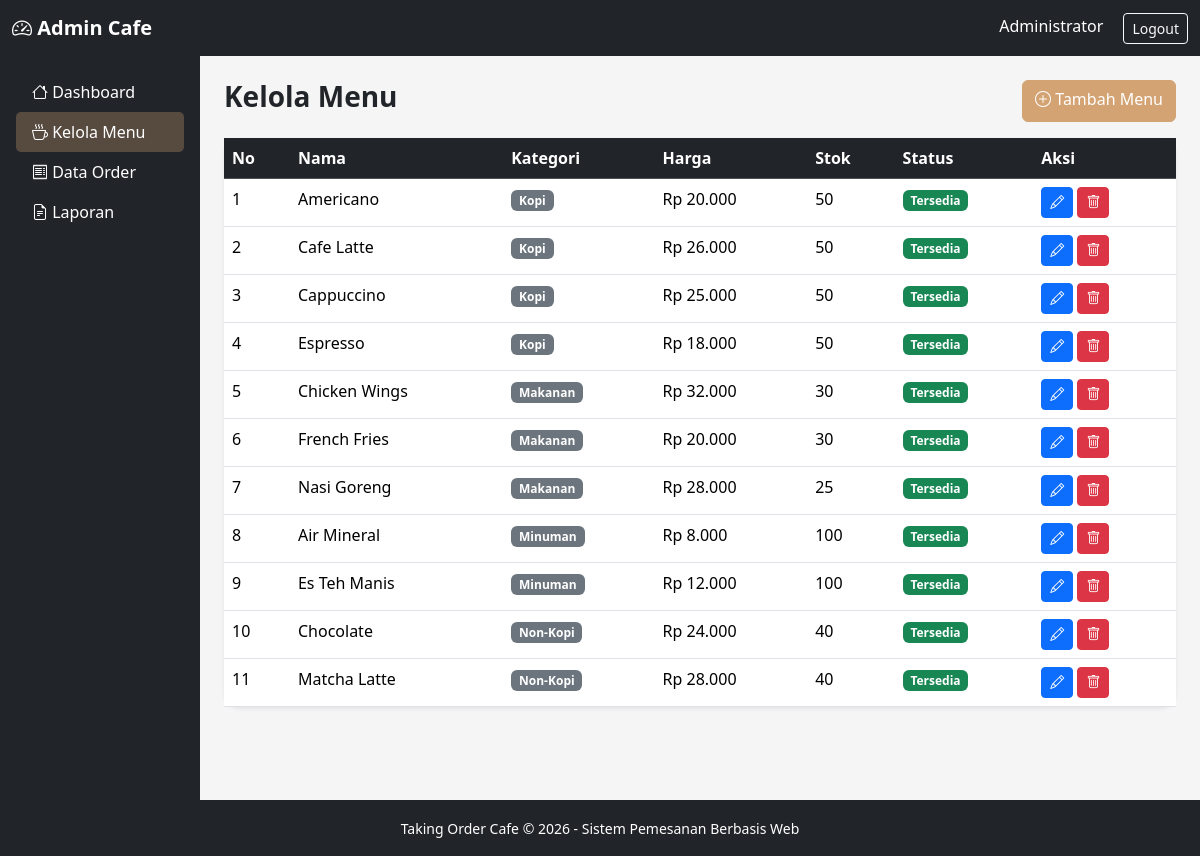
Page /admin/menu.php (signed in) on the committed database.
### tables this page shows
CREATE TABLE `menu` (
  `id` int(11) NOT NULL,
  `nama_menu` varchar(100) NOT NULL,
  `kategori` varchar(50) NOT NULL,
  `harga` decimal(10,2) NOT NULL,
  `deskripsi` text DEFAULT NULL,
  `stok` int(11) DEFAULT 0,
  `gambar` varchar(255) DEFAULT NULL,
  `status` enum('tersedia','habis') DEFAULT 'tersedia'
);

### config/koneksi.php (called while the page is built, shortened)
<?php
function rupiah($angka) {
    return "Rp " . number_format($angka, 0, ',', '.');
}
?>

### admin/menu.php (the view, shortened to what this page needs)
<?php
require_once '../config/koneksi.php';
include '../includes/header.php';
$q = mysqli_query($koneksi, "SELECT * FROM menu ORDER BY kategori, nama_menu");
?>
<nav class="navbar navbar-dark bg-dark">
    <div class="container-fluid">
        <a class="navbar-brand fw-bold" href="dashboard.php"><i class="bi bi-speedometer2"></i> Admin Cafe</a>
        <div class="ms-auto text-white">
            <span class="me-3"><?= htmlspecialchars($_SESSION['admin_nama']); ?></span>
            <a href="logout.php" class="btn btn-outline-light btn-sm">Logout</a>
        </div>
    </div>
</nav>
<div class="container-fluid">
    <div class="row">
        <div class="col-md-2 bg-dark text-white p-3" style="min-height: calc(100vh - 56px);">
            <ul class="nav flex-column">
                <li class="nav-item"><a class="nav-link text-white" href="dashboard.php"><i class="bi bi-house"></i> Dashboard</a></li>
                <li class="nav-item"><a class="nav-link text-white active" href="menu.php"><i class="bi bi-cup-hot"></i> Kelola Menu</a></li>
                <li class="nav-item"><a class="nav-link text-white" href="order.php"><i class="bi bi-receipt"></i> Data Order</a></li>
                <li class="nav-item"><a class="nav-link text-white" href="laporan.php"><i class="bi bi-file-earmark-text"></i> Laporan</a></li>
            </ul>
        </div>
        <div class="col-md-10 p-4">
            <div class="d-flex justify-content-between mb-3">
                <h3 class="fw-bold">Kelola Menu</h3>
                <a href="menu_tambah.php" class="btn btn-warning"><i class="bi bi-plus-circle"></i> Tambah Menu</a>
            </div>
            <div class="card border-0 shadow-sm rounded-4">
                <div class="card-body p-0">
                    <table class="table table-hover mb-0">
                        <thead class="table-dark">
                            <tr>
                                <th>No</th><th>Nama</th><th>Kategori</th><th>Harga</th>
                                <th>Stok</th><th>Status</th><th>Aksi</th>
                            </tr>
                        </thead>
                        <tbody>
                            <?php $no=1; while ($m = mysqli_fetch_assoc($q)): ?>
                            <tr>
                                <td><?= $no++; ?></td>
                                <td><?= htmlspecialchars($m['nama_menu']); ?></td>
                                <td><span class="badge bg-secondary"><?= htmlspecialchars($m['kategori']); ?></span></td>
                                <td><?= rupiah($m['harga']); ?></td>
                                <td><?= $m['stok']; ?></td>
                                <td>
                                    <?php if ($m['status'] == 'tersedia'): ?>
                                        <span class="badge bg-success">Tersedia</span>
                                    <?php else: ?>
                                        <span class="badge bg-danger">Habis</span>
                                    <?php endif; ?>
                                </td>
                                <td>
                                    <a href="menu_edit.php?id=<?= $m['id']; ?>" class="btn btn-sm btn-primary"><i class="bi bi-pencil"></i></a>
                                    <a href="menu_hapus.php?id=<?= $m['id']; ?>" class="btn btn-sm btn-danger" onclick="return confirm('Hapus menu ini?')"><i class="bi bi-trash"></i></a>
                                </td>
                            </tr>
                            <?php endwhile; ?>
                        </tbody>
                    </table>
                </div>
            </div>
        </div>
    </div>
</div>
<?php include '../includes/footer.php'; ?>

### includes/header.php (shortened to what this page needs)
<!DOCTYPE html>
<html lang="id">
<head>
    <link href="https://cdn.jsdelivr.net/npm/bootstrap@5.3.2/dist/css/bootstrap.min.css" rel="stylesheet">
    <link href="https://cdn.jsdelivr.net/npm/bootstrap-icons@1.11.1/font/bootstrap-icons.css" rel="stylesheet">
    <link href="<?= isset($base_url) ? $base_url : ''; ?>assets/css/style.css" rel="stylesheet">
</head>
<body>

### includes/footer.php (shortened to what this page needs)
<footer class="bg-dark text-white text-center py-3  w-100">
    <div class="container">
        <small>Taking Order Cafe &copy; <?= date('Y'); ?> - Sistem Pemesanan Berbasis Web</small>
    </div>
</footer>
</body>
</html>

### assets/css/style.css (style rules this page uses)
body { font-family: 'Segoe UI', Tahoma, Geneva, Verdana, sans-serif; background-color: #f5f5f5; }
.card { transition: transform 0.2s ease; }
.btn-warning { background-color: #d4a373; border-color: #d4a373; color: #fff; }
.nav-link.active { background-color: rgba(212, 163, 115, 0.3); border-radius: 5px; }

### rows in the picture
menu: nama_menu "Americano", kategori "Kopi", harga "Rp 20.000", stok "50", status "Tersedia"
menu: nama_menu "Cafe Latte", kategori "Kopi", harga "Rp 26.000", stok "50", status "Tersedia"
menu: nama_menu "Cappuccino", kategori "Kopi", harga "Rp 25.000", stok "50", status "Tersedia"
menu: nama_menu "Espresso", kategori "Kopi", harga "Rp 18.000", stok "50", status "Tersedia"
menu: nama_menu "Chicken Wings", kategori "Makanan", harga "Rp 32.000", stok "30", status "Tersedia"
menu: nama_menu "French Fries", kategori "Makanan", harga "Rp 20.000", stok "30", status "Tersedia"
menu: nama_menu "Nasi Goreng", kategori "Makanan", harga "Rp 28.000", stok "25", status "Tersedia"
menu: nama_menu "Air Mineral", kategori "Minuman", harga "Rp 8.000", stok "100", status "Tersedia"
menu: nama_menu "Es Teh Manis", kategori "Minuman", harga "Rp 12.000", stok "100", status "Tersedia"
menu: nama_menu "Chocolate", kategori "Non-Kopi", harga "Rp 24.000", stok "40", status "Tersedia"
menu: nama_menu "Matcha Latte", kategori "Non-Kopi", harga "Rp 28.000", stok "40", status "Tersedia"

### other values in the picture
$_SESSION['admin_nama'] "Administrator"
